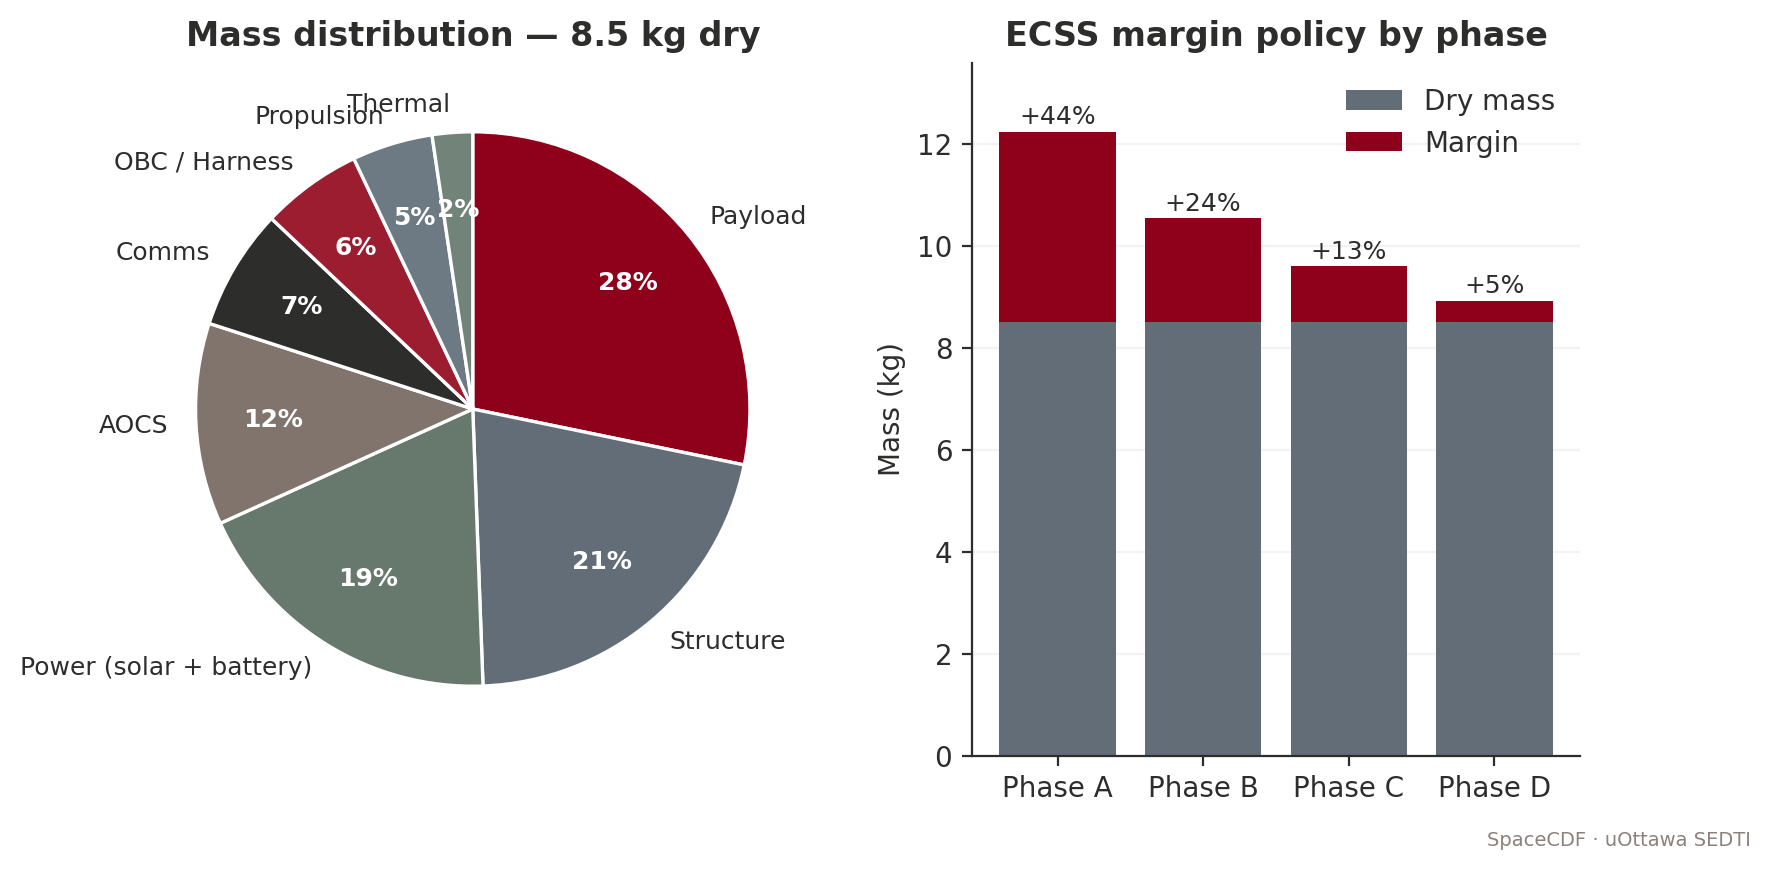

Python code for this plot:
"""Sample figure: mass budget pie + margin stack."""
import matplotlib.pyplot as plt
from uottawa_brand import apply_style, SERIES, COLORS, add_footer

apply_style()

# 6U CubeSat illustrative mass breakdown (kg)
labels = [
    "Payload",
    "Structure",
    "Power (solar + battery)",
    "AOCS",
    "Comms",
    "OBC / Harness",
    "Propulsion",
    "Thermal",
]
values = [2.4, 1.8, 1.6, 1.0, 0.6, 0.5, 0.4, 0.2]
total = sum(values)

fig, axes = plt.subplots(1, 2, figsize=(9.5, 4.5),
                         gridspec_kw={"width_ratios": [1.2, 1.0]})

# Pie
ax = axes[0]
wedges, txts, atxts = ax.pie(
    values, labels=labels, colors=SERIES,
    autopct=lambda p: f"{p:.0f}%",
    startangle=90, counterclock=False,
    wedgeprops=dict(edgecolor="white", linewidth=1.2),
    textprops=dict(fontsize=9, color=COLORS["charcoal"]),
    pctdistance=0.72,
)
for t in atxts:
    t.set_color("white")
    t.set_fontweight("bold")
ax.set_title(f"Mass distribution — {total:.1f} kg dry")

# Margin stack — Phase A through D (ECSS margin policy)
ax = axes[1]
phases = ["Phase A", "Phase B", "Phase C", "Phase D"]
margins = [44, 24, 13, 5]      # ECSS-M-ST-10C representative values
dry = [total] * 4

ax.bar(phases, dry, color=COLORS["blue"], label="Dry mass")
ax.bar(phases, [d * m / 100 for d, m in zip(dry, margins)],
       bottom=dry, color=COLORS["garnet"], label="Margin")
for x, m in enumerate(margins):
    ax.text(x, dry[x] + dry[x] * m / 100 + 0.15,
            f"+{m}%", ha="center", fontsize=9, color=COLORS["charcoal"])

ax.set_ylim(0, max(dry) * 1.6)
ax.set_ylabel("Mass (kg)")
ax.set_title("ECSS margin policy by phase")
ax.legend(frameon=False, loc="upper right")
ax.grid(axis="x", visible=False)

add_footer(fig)
fig.savefig("/sessions/serene-eager-noether/mnt/docs/assets/figures/fig_mass_budget.png")
print("OK mass budget")
